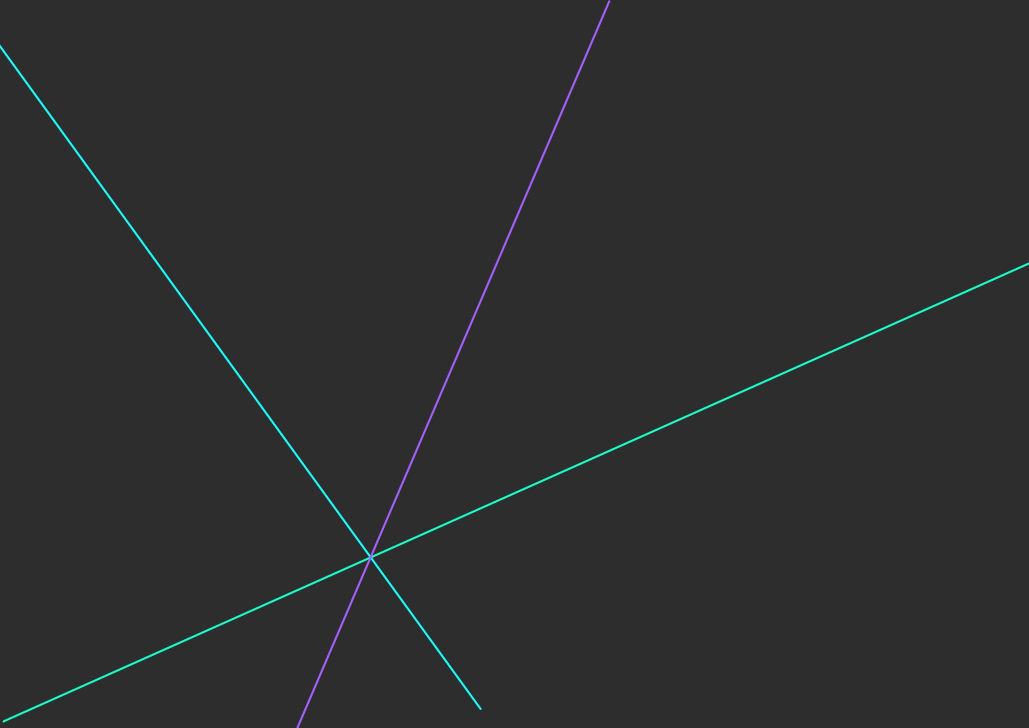
#> input picture image/bg.jpg, 3086 x 2182 px, found by its file name (shown at 1/3 size); its folder holds only this picture in this run
$ python -i videoProcessing.py   (imports and definitions only)
#> lines starting #> are read from the running program, lines starting #| are printed output that depends on the picture
import cv2
import os
import numpy as np

def anti_aliasing():
    return (5, 5)

def resize():
    return cv2.INTER_LANCZOS4

def sharpening():
    return np.array([[0, -1, 0],
            [-1, 5, -1],
            [0, -1, 0]])

def image_processing(input_path, enable_anti_aliasing=True, enable_resize=True, enable_sharpening=True):

#> called with input_path = '../../image/bg.jpg', enable_anti_aliasing = True, enable_resize = True, enable_sharpening = True
    script_dir = os.path.dirname(os.path.abspath(__file__))
    input_full_path = os.path.join(script_dir, "../../samples/samples/", input_path)
    output_path = os.path.join(script_dir, "../../samples/enhanced/", "enhanced.png")


    for filename in os.listdir(os.path.join(script_dir, "../../samples/enhanced")):
        file_path = os.path.join(os.path.join(script_dir, "../../samples/enhanced"), filename)

        if os.path.isfile(file_path):
            os.remove(file_path)

    # Read input image
    img = cv2.imread(input_full_path)
#> img is the input picture: shape (2182, 3086, 3); mean B, G, R 46.4, 46.2, 45.2
    if img is None:
        raise IOError("Could not open input image file")

    # Store original dimensions
    original_height, original_width = img.shape[:2]
#> original_height = 2182; original_width = 3086

    # Set output dimensions
    if enable_resize:
        # Resize to 480p equivalent (maintaining aspect ratio)
        target_height = 480
        aspect_ratio = original_width / original_height
#> aspect_ratio = 1.41
        out_width = int(target_height * aspect_ratio)
#> out_width = 678
        out_height = target_height
    else:
        out_width, out_height = original_width, original_height

    # Apply processing
    if enable_sharpening:
        img = cv2.filter2D(img, -1, sharpening())
    if enable_resize:
        img = cv2.resize(img, (out_width, out_height), interpolation=resize())
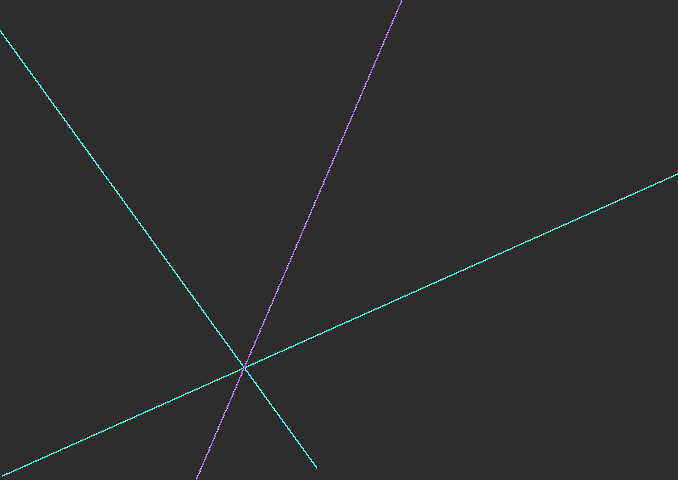
#> img: shape (480, 678, 3); mean B, G, R 46.3, 46.2, 45.4
    if enable_anti_aliasing:
        img = cv2.GaussianBlur(img, anti_aliasing(), 0)

    # Save processed image
    cv2.imwrite(output_path, img)
    return "enhanced.png"


#Resize to 480p
# [53 lines left out: function video_processing, not called in this run]

# [28 lines of commented-out code are left out]


>>> result = image_processing('../../image/bg.jpg')

$ run again, on image/bg (1).png
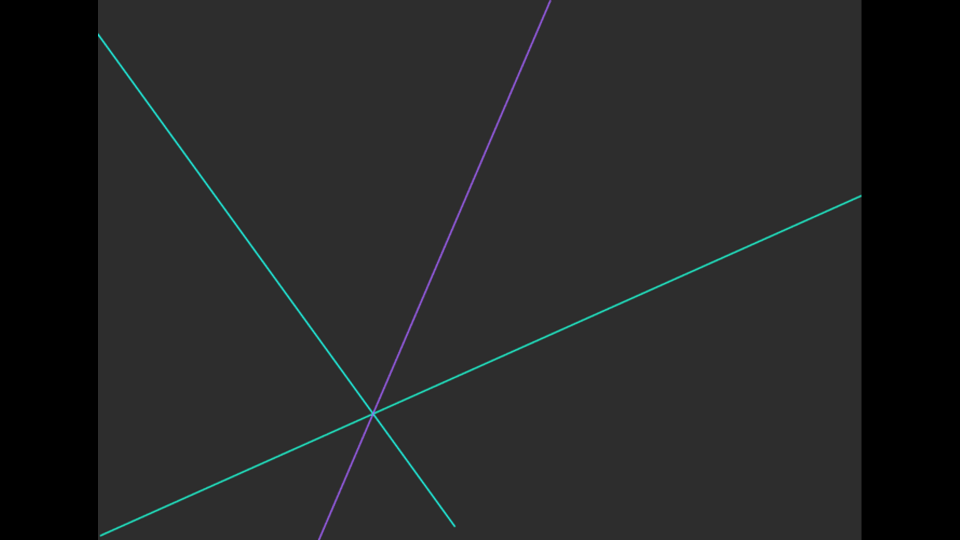
#> input picture image/bg (1).png, 1920 x 1080 px, found by its file name (shown at 1/2 size)
#> in image_processing, img is the input picture: shape (1080, 1920, 3); mean B, G, R 36.9, 36.8, 35.9
#> in image_processing, `img = cv2.resize(img, (out_width, out_height), interpolation=resize())`:
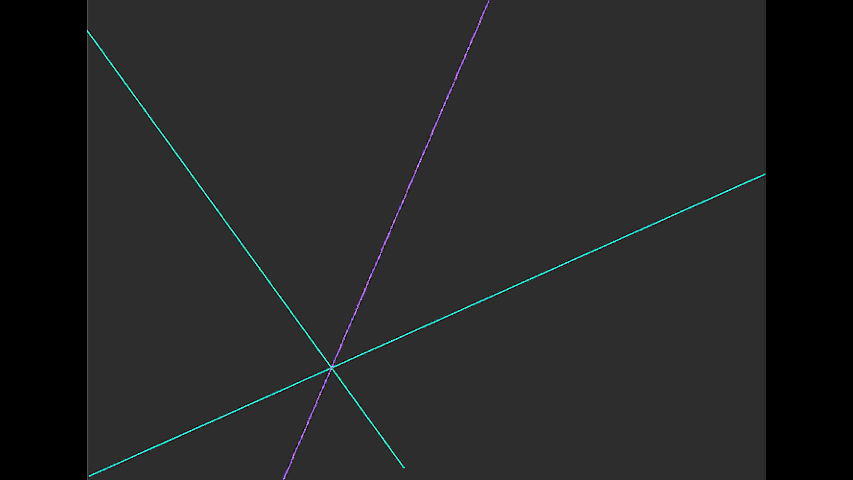
#> img: shape (480, 853, 3); mean B, G, R 36.9, 36.8, 36
